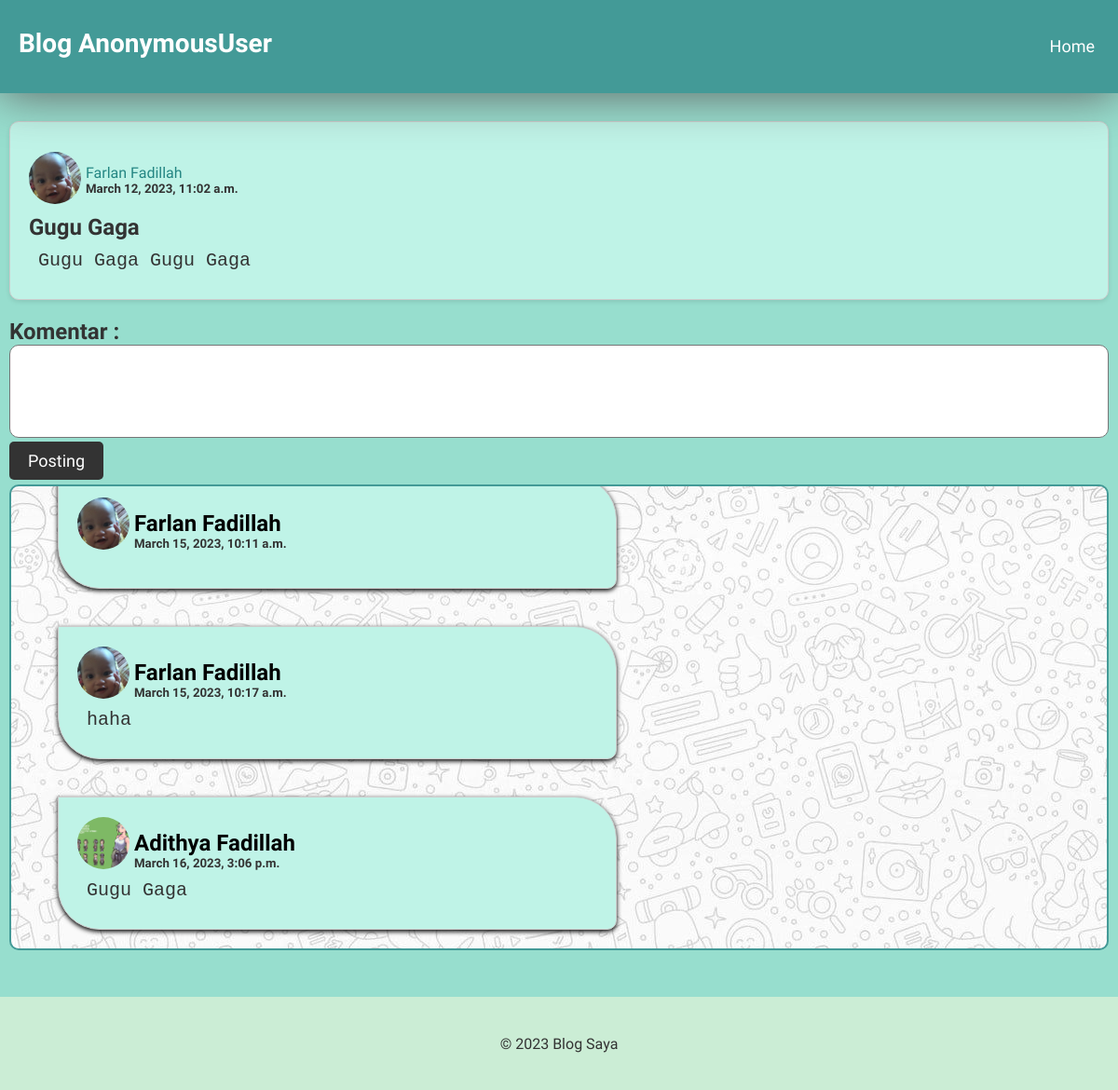
The page /content/admin/3 on the database its author committed.
### Main/models.py (models this page shows, shortened)
class ProfileImg(models.Model):
    image = models.ImageField(upload_to='images/', default='default-profile.jpg')
    user_id = models.IntegerField()

class Content(models.Model):
    content = models.CharField(max_length=10000)
    title = models.CharField(max_length=10000)
    date = models.DateTimeField(default=datetime.now(), blank=True)
    writer_id = models.IntegerField()

class Comment(models.Model):
    comment = models.CharField(max_length=10000)
    content_id = models.IntegerField()
    user_id = models.IntegerField()
    date = models.DateTimeField(default=datetime.now(), blank=True)

### Main/views.py (the view)
# urls.py: path('content/<str:username>/<str:id>', views.content, name='content'),
def content(request, username, id):
    comments = []
    user_content = UserContents(
        name = username,
        content = Content.objects.get(id = id, writer_id = User.objects.get(username = username).id).content,
        date = Content.objects.get(id = id, writer_id = User.objects.get(username = username).id).date,
        title = Content.objects.get(id = id, writer_id = User.objects.get(username = username).id).title,
        content_id = id,
        first_name = User.objects.get(username = username).first_name,
        last_name = User.objects.get(username = username).last_name,
        image = ProfileImg.objects.get(user_id = User.objects.get(username = username).id).image
    )
    for comment in Comment.objects.filter(content_id = id):
        comments += [CommentContent(
            comment = Comment.objects.get(id = comment.id).comment,
            name = User.objects.get(id = comment.user_id).username,
            date = Comment.objects.get(id = comment.id).date,
            first_name = User.objects.get(id = comment.user_id).first_name,
            last_name = User.objects.get(id = comment.user_id).last_name,
            image = ProfileImg.objects.get(user_id = comment.user_id).image
        )
        ]
    return render(request, 'content.html', {
            'content':user_content,
            'user':user_content,
            'comments': comments,
            'me':str(request.user),
        })

### template/content.html (shortened to what this page needs)
{% extends 'base.html' %}
{% load static %}
{% block navbar %}
<ul class="navbar-nav">
    <li class="nav-item">
        <a href="/home/{{request.user}}" class="nav-link">Home</a>
    </li>
</ul>
{% endblock %}
{% block content %}
<div class="container-content">
    <section class="content_section">
        <div class="content-box">
            <div class="user">
                <img id="home-image-preview" src="{{MEDIA_URL}}/images/{{content.image}}">
                <div class="home-content-user">
                    <a href="/profile/{{user.name}}" class='content-name'>{{content.first_name}} {{content.last_name}}</a>
                    <h5>{{content.date}}</h5>
                </div>
            </div>
            <h2>{{content.title}}</h2>
            <pre class="mypree">{{content.content}}</pre>
        </div>
    </section>
    <h2>Komentar :</h2>
    <div class="comment-type">
        <form action="/comment/{{content.name}}/{{content.content_id}}" method="post" autocomplete="off">
            <textarea type="text" id="comment-text" name="comment" autocomplete="off"></textarea>
            <input type="submit" value="Posting" id="post_submit">
        </form>
    </div>
    <div class="comment">
        {% for comment in comments %}
        {% if comment.name != me %}
        <div class="comment-box">
            <div class="user">
                <img id="content-image-preview" src="{{MEDIA_URL}}/images/{{comment.image}}">
                <div class="comment-user">
                    <h2><a href="/profile/{{comment.name}}">{{comment.first_name}} {{comment.last_name}}</a></h2>
                    <h5>{{comment.date}}</h5>
                </div>
            </div>
            <pre class="mypree">{{comment.comment}}</pre>
        </div>
        {% endif %}
        {% empty %}
        <div class="comment-box">
            <h2>Belum Ada Komentar</h2>
        </div>
        {% endfor %}
    </div>
</div>
{% endblock %}

### static/base.css (style rules this page uses)
:root { --primary-color: #0086c9; --secondary-color: #f7f7f7; --background-color: #ffffff; --text-color: #333333; }
* { margin: 0; padding: 0; box-sizing: border-box; }
body { font-family: 'Sono', sans-serif; font-size: 16px; color: var(--text-color); background-color: #97DECE; opacity: 0; transition: opacity 0.5s; margin: 0; }
a { text-decoration: none; color: black; transition: color 0.15s ease-in; }
.navbar-nav { display: flex; list-style-type: none; }
.nav-item { margin-right: 20px; }
.nav-link { font-size: 18px; font-weight: 500; color: white; text-decoration: none; }

### static/home.css (style rules this page uses)
.mypree { width: 100%; white-space: pre-wrap; font-size: 20px; padding: 10px; }
.user { display: flex; flex-direction: row; align-items: center; }
.user .home-content-user { display: flex; flex-direction: column; padding-top: 25px; }
.user #home-image-preview { border-radius: 50%; object-fit: cover; width: 3.5em; height: 3.5em; margin-right: 5px; }
.content-box { border: 1px solid #cccccc; border-radius: 10px; padding: 20px; margin: 20px 0; box-shadow: 0 2px 5px rgba(0, 0, 0, 0.1); background-color: #bff3e7; }
.content-box h2 { font-size: 24px; font-weight: 700; }
.content-box h5 { margin-bottom: 20px; }
.content-name { color: white; text-transform: capitalize; text-decoration: none; }
.content-box a { text-decoration: none; color: #248683; transition: color 0.3s ease; }

### static/post.css (style rules this page uses)
#post_submit { background-color: #333; color: #fff; border: none; padding: 10px 20px; border-radius: 5px; cursor: pointer; }

### static/profile.css (style rules this page uses)
.content-box h5 { display: flex; justify-content: space-between; }

### static/content.css (style rules this page uses)
:root { --rad : 45px; }
.container-content { width: 100%; margin: 0; }
.comment { background-image: url(images/chat-box-background.jpeg); display: flex; flex-direction: column; padding-left: 50px; border: 2px solid #439A97; border-radius: 10px; max-height: 500px; overflow-y: scroll; }
.comment-box { border: 1px solid #cccccc; border-radius: 0 var(--rad) 10px var(--rad); padding: 20px; margin: 20px 0; box-shadow: 0 2px 5px rgba(0, 0, 0, 1); background-color: #bff3e7; width: 600px; }
.user .comment-user { display: flex; flex-direction: column; justify-content: center; padding-top: 15px; }
.comment-box h2 { text-transform: capitalize; font-size: 24px; font-weight: 700; }
.comment-box #content-image-preview { border-radius: 50%; object-fit: cover; width: 3.5em; height: 3.5em; margin-right: 5px; }
.comment-box .user { display: flex; }
.comment-type { object-fit: contain; padding: 0; }
#comment-text { height: 100px; width: 100%; font-size: 18px; }
.comment-type textarea { border-radius: 10px; padding: 10px; resize: none; }
#post_submit { margin-bottom: 5px; font-family: 'Sono', sans-serif; font-size: 18px; }
.container-content section { margin-bottom: 0; }

### rows shown on the page
ProfileImg: image (picture)
Content: date "March 12, 2023, 11:02 a.m.", title "Gugu Gaga", content "Gugu Gaga Gugu Gaga"
Comment: date "March 15, 2023, 10:11 a.m."
Comment: date "March 15, 2023, 10:17 a.m.", comment "haha"
ProfileImg: image (picture)
Comment: date "March 16, 2023, 3:06 p.m.", comment "Gugu Gaga"

### other values the page prints
{{ request.user }} "AnonymousUser"
{{ content.first_name }} "Farlan"
{{ content.last_name }} "Fadillah"
{{ comment.first_name }} "Farlan" "Farlan" "Adithya"
{{ comment.last_name }} "Fadillah" "Fadillah" "Fadillah"
